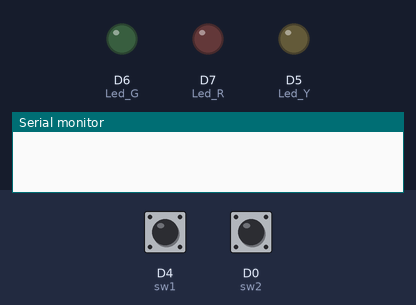
The sketch below on a simulated ESP8266 (NodeMCU). Parts: output pins drawn as LEDs (lit = HIGH), the last lines printed to the serial monitor. Dashed ring = blinking. The inputs (shaded band) are chosen by the test bench; at power-on: D4 (sw1) HIGH, D0 (sw2) HIGH.

Above: at 1.2 s.
1.3 s: D4 (sw1) pulled LOW for 1 s
At 2.6 s:
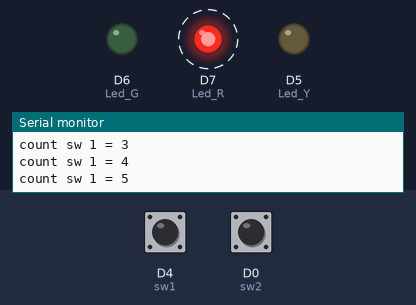
5.3 s: D0 (sw2) pulled LOW for 3.2 s
At 8.2 s:
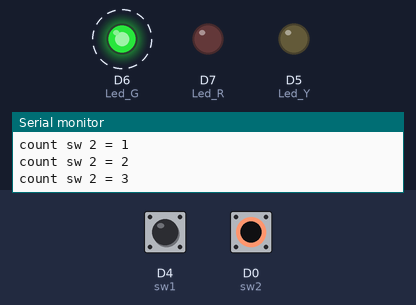
11.3 s: D0 (sw2) pulled LOW for 1 s
At 15.0 s:
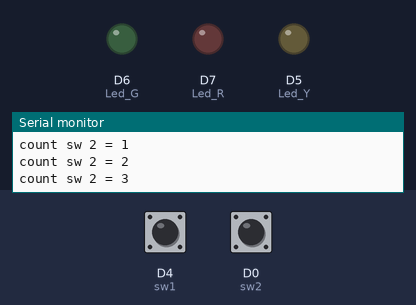
15.3 s: D4 (sw1) pulled LOW for 3.2 s
At 16.6 s:
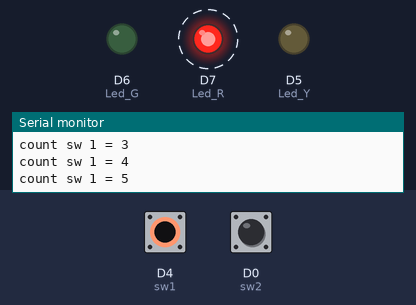
20.2 s: D4 (sw1) driven LOW and D0 (sw2) driven LOW
At 23.0 s:
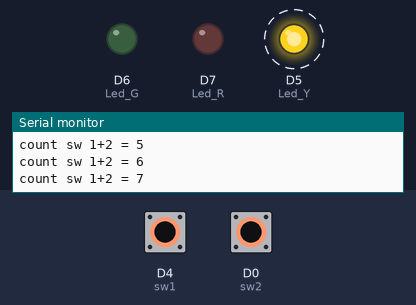
Timing chart, 0 to 24.2 s (numbered marks = the images above; inputs shaded):
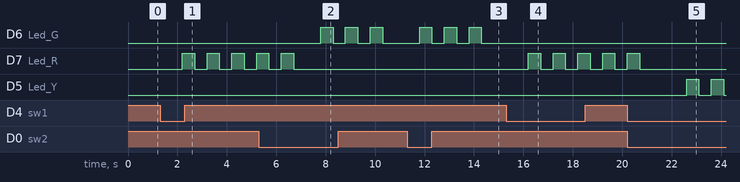

The sketch:

CW2-6606022420028.ino.ino
```cpp
#define Led_R D7
#define Led_G D6
#define Led_Y D5
#define sw1 D4
#define sw2 D0
int count_c1 = 0;
int count_c2 = 0;
int count_c3 = 0;


void setup() {
  pinMode(Led_R, OUTPUT);
  pinMode(Led_G, OUTPUT);
  pinMode(Led_Y, OUTPUT);
  Serial.begin(9600);
  pinMode(sw1, INPUT_PULLUP);
  pinMode(sw2, INPUT_PULLUP);
}

void loop() {
  int s1 = digitalRead(sw1);
  int s2 = digitalRead(sw2);
  if (s1 == 0 and s2 == 0) {
    count_c3 += 1;
    Serial.print("count sw 1+2 = ");

    Serial.println(count_c3);

    if (count_c3 == 7) {
      for (int i = 0; i < 7; i++) {
        digitalWrite(Led_R, LOW);
        digitalWrite(Led_G, LOW);
        digitalWrite(Led_Y, HIGH);
        delay(500);
        digitalWrite(Led_R, LOW);
        digitalWrite(Led_G, LOW);
        digitalWrite(Led_Y, LOW);
        delay(500);
      }
      count_c3 = 0;
    }
  } else {
    if (s1 == 0) {
      count_c1 += 1;
      Serial.print("count sw 1 = ");

      Serial.println(count_c1);

      if (count_c1 == 5) {
        for (int i = 0; i < 5; i++) {
          digitalWrite(Led_R, HIGH);
          digitalWrite(Led_G, LOW);
          digitalWrite(Led_Y, LOW);
          delay(500);
          digitalWrite(Led_R, LOW);
          digitalWrite(Led_G, LOW);
          digitalWrite(Led_Y, LOW);
          delay(500);
        }
        count_c1 = 0;
      }
    }
    if (s2 == 0) {
      count_c2 += 1;
      Serial.print("count sw 2 = ");

      Serial.println(count_c2);

      if (count_c2 == 3) {
        for (int i = 0; i < 3; i++) {
          digitalWrite(Led_R, LOW);
          digitalWrite(Led_G, HIGH);
          digitalWrite(Led_Y, LOW);
          delay(500);
          digitalWrite(Led_R, LOW);
          digitalWrite(Led_G, LOW);
          digitalWrite(Led_Y, LOW);
          delay(500);
        }
        count_c2 = 0;
      }
    }
  }
  delay(200);
  digitalWrite(Led_R, LOW);
  digitalWrite(Led_G, LOW);
  digitalWrite(Led_Y, LOW);
}
```

Measured:
- after the input at 1.3 s, D7 (Led_R): alternates HIGH for 0.50 s and LOW for 0.50 s, starting after 0.90 s
- after the input at 5.3 s, D6 (Led_G): alternates HIGH for 0.50 s and LOW for 0.50 s, starting after 2.5 s
- after the input at 11.3 s, D6 (Led_G): alternates HIGH for 0.50 s and LOW for 0.50 s, starting after 0.50 s
- after the input at 15.3 s, D7 (Led_R): alternates HIGH for 0.50 s and LOW for 0.50 s, starting after 0.90 s
- after the input at 20.2 s, D5 (Led_Y): alternates HIGH for 0.50 s and LOW for 0.50 s, starting after 2.4 s
